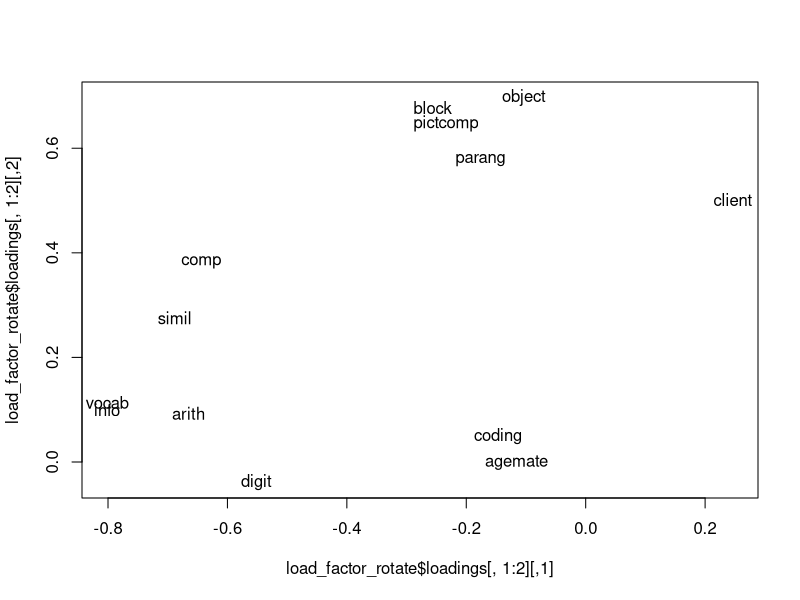

Write R code to recreate this figure.
## ---- chunk 1
knitr::opts_chunk$set(echo = TRUE)
## ---- chunk 2
#Library
library(readxl)
## ---- chunk 3
#Baca data 
data <- read_excel("Tugas FA  - WiscsemData.xlsx")
head(data)
str(data)
#ada 241 data dari client,	agemate,	info,	comp,	arith,	simil,	vocab,	digit,	pictcomp,	parang,	block,	object,	coding

## ---- chunk 4
#buat matriks eigen, vector dari data 
data_matriks <- as.matrix(data)
data_matriks_korelasi <- cor(data_matriks)
data_matriks_eigen <- eigen(data_matriks_korelasi)
data_matriks_vektor <- data_matriks_eigen$vectors
data_matriks_vektor_transpose <- t(data_matriks_vektor)
data_matriks_vektor %*% data_matriks_vektor_transpose
## ---- chunk 5
#mengambil 3 sampel eigen vektor
eigen_vektor <- data_matriks_vektor[,1:3]
eigen_vektor
## ---- chunk 6
#membuat matriks diagonal
matriks_diagonal <- data_matriks_eigen$values[1:3]
matriks_diagonal_value <- diag(matriks_diagonal, 3,3)
## ---- chunk 7
#membuat load faktor
load_factor <- eigen_vektor %*% sqrt(matriks_diagonal_value)
load_factor
## ---- chunk 8
#membuat matriks invers
data_matriks_korelasi_invers <- solve(data_matriks_korelasi)
data_matriks_korelasi_invers
## ---- chunk 9
load_factor_rotate <- varimax(load_factor)
plot(load_factor_rotate$loadings[,1:2], type = "n")
text(load_factor_rotate$loadings[,1:2], labels=names(data), cex = 1)
## ---- chunk 10
#menghitung koefisien faktor 
koefisien_faktor <- data_matriks_korelasi_invers %*% load_factor_rotate$loadings
koefisien_faktor
